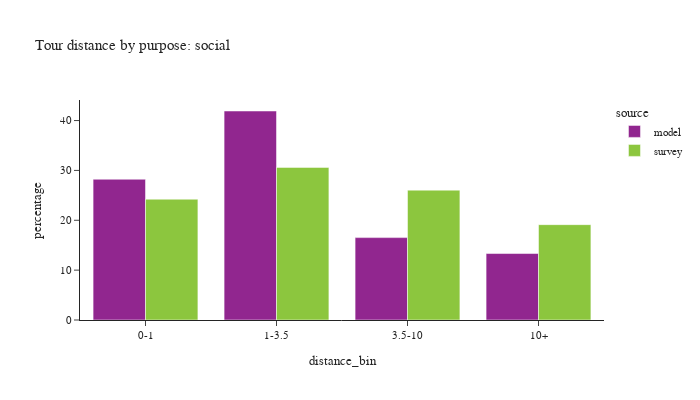

Source (notebook cell):
### Code cell
plot_bins(tour, tour['pdpurp'] == 7, 'social')

### Figure 1 — Plotly figure (JSON) as saved in the notebook; plotly's stock layout.template omitted (floating-point values rounded to 4 significant figures)
{"data": [{"alignmentgroup": "True", "customdata": [[389923], [578963], [228226], [184159]], "hovertemplate": "source=model<br>distance_bin=%{x}<br>percentage=%{y}<br>sample count=%{customdata[0]}<extra></extra>", "legendgroup": "model", "marker": {"color": "#91268F", "pattern": {"shape": ""}}, "name": "model", "offsetgroup": "model", "orientation": "v", "showlegend": true, "textposition": "auto", "type": "bar", "x": ["0-1", "1-3.5", "3.5-10", "10+"], "xaxis": "x", "y": [28.23, 41.92, 16.52, 13.33], "yaxis": "y"}, {"alignmentgroup": "True", "customdata": [[989], [928], [665], [387]], "hovertemplate": "source=survey<br>distance_bin=%{x}<br>percentage=%{y}<br>sample count=%{customdata[0]}<extra></extra>", "legendgroup": "survey", "marker": {"color": "#8CC63E", "pattern": {"shape": ""}}, "name": "survey", "offsetgroup": "survey", "orientation": "v", "showlegend": true, "textposition": "auto", "type": "bar", "x": ["0-1", "1-3.5", "3.5-10", "10+"], "xaxis": "x", "y": [24.23, 30.61, 26.04, 19.12], "yaxis": "y"}], "layout": {"barmode": "group", "font": {"size": 11}, "height": 400, "legend": {"title": {"text": "source"}, "tracegroupgap": 0}, "title": {"text": "Tour distance by purpose: social"}, "width": 700, "xaxis": {"anchor": "y", "domain": [0.0, 1.0], "title": {"text": "distance_bin"}}, "yaxis": {"anchor": "x", "domain": [0.0, 1.0], "title": {"text": "percentage"}}}}
